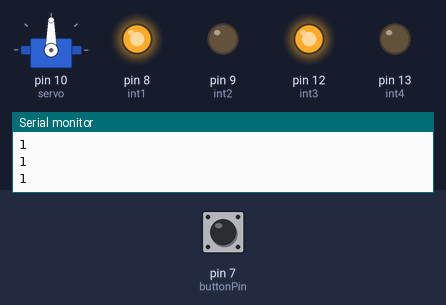
The sketch below on a simulated Arduino Uno, built with avr-gcc and run on an emulated ATmega328P. On the bench: servo, output pins drawn as LEDs (lit = HIGH), the last lines printed to the serial monitor. Dashed ring = blinking. Inputs (shaded band) come from the test bench; at power-on: pin 7 (buttonPin) HIGH.

Above: at 1.4 s.
1.5 s: pin 7 (buttonPin) pulled LOW for 0.35 s
At 1.9 s:
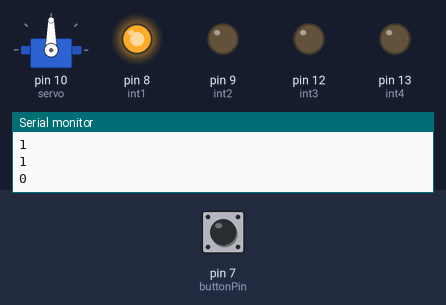
3.7 s: pin 7 (buttonPin) pulled LOW for 1 s
At 4.8 s:
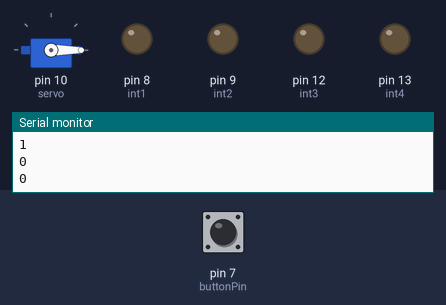
6.7 s: pin 7 (buttonPin) pulled LOW for 3.2 s
At 8.2 s:
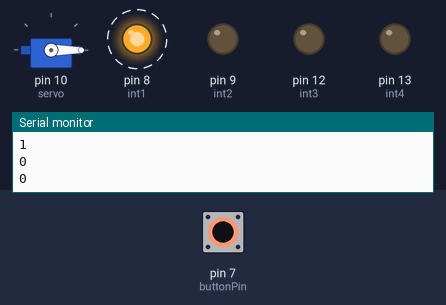
Timing chart, 0 to 12.2 s (numbered marks = the images above; inputs shaded):
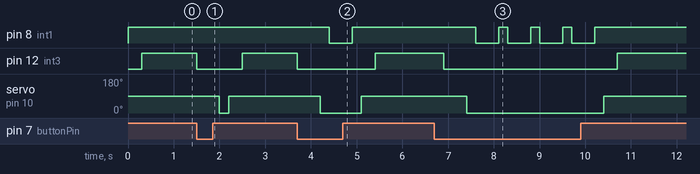

Measured:
- after the input at 1.5 s, pin 12 (int3): HIGH → LOW at once, → HIGH 1.0 s later; servo on pin 10 (servo): 90° → 0° after 0.50 s, → 90° 0.20 s later
- after the input at 3.7 s, pin 8 (int1): HIGH → LOW after 0.70 s, → HIGH 0.50 s later; pin 12 (int3): HIGH → LOW at once, → HIGH 1.7 s later; servo on pin 10 (servo): 90° → 0° after 0.50 s, → 90° 0.90 s later
- after the input at 6.7 s, pin 8 (int1): alternates HIGH for 0.20 s and LOW for 0.50 s, 8 changes in all, then stays HIGH, starting after 0.90 s; pin 12 (int3): HIGH → LOW after 0.20 s, → HIGH 3.8 s later; servo on pin 10 (servo): 90° → 0° after 0.70 s, → 90° 3.0 s later

The sketch:

main.ino
```cpp
#include <Arduino.h>
#include <Servo.h>

int int1 = 8;
int int2 = 9;
int int3 = 12;
int int4 = 13;
int buttonPin = 7;
Servo servo;
boolean a;

void setup(){
  Serial.begin(9600);
  pinMode(int1, OUTPUT);
  pinMode(int2, OUTPUT);
  pinMode(int3, OUTPUT);
  pinMode(int4, OUTPUT);
  pinMode(buttonPin, INPUT_PULLUP);
  servo.attach(10);
  servo.write(0);
}

void loop(){
  a = digitalRead(buttonPin);
  Serial.println(a);
  if (a == 1){
    digitalWrite(int1, HIGH);
    digitalWrite(int2, LOW);
    servo.write(90);
    delay(300);
    digitalWrite(int3, HIGH);
    digitalWrite(int4, LOW);

  }
  if (a == 0){
    digitalWrite(int3, LOW);
    digitalWrite(int4, LOW);
    delay(500);
    digitalWrite(int1, HIGH);
    digitalWrite(int2, LOW);
    servo.write(0);
    delay(200);
    digitalWrite(int1, LOW);
    digitalWrite(int2, LOW);
  }
}
```
